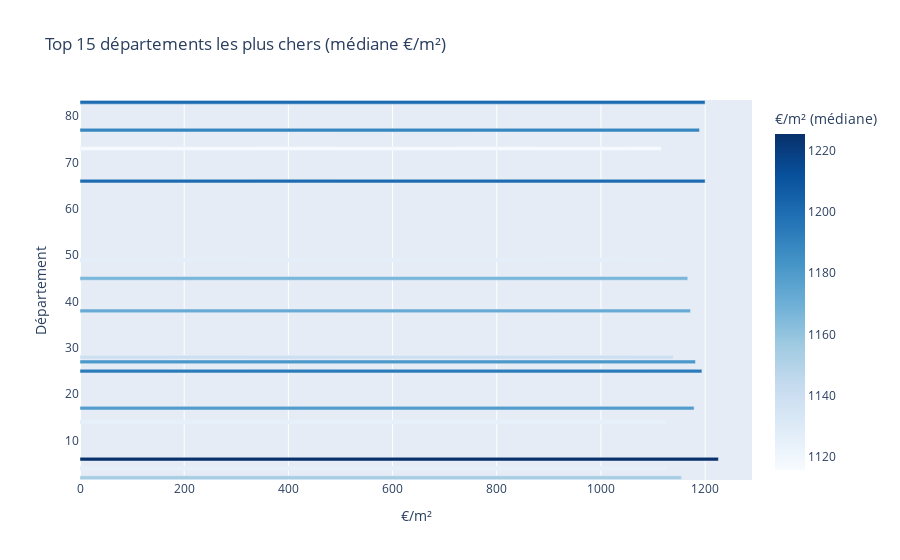
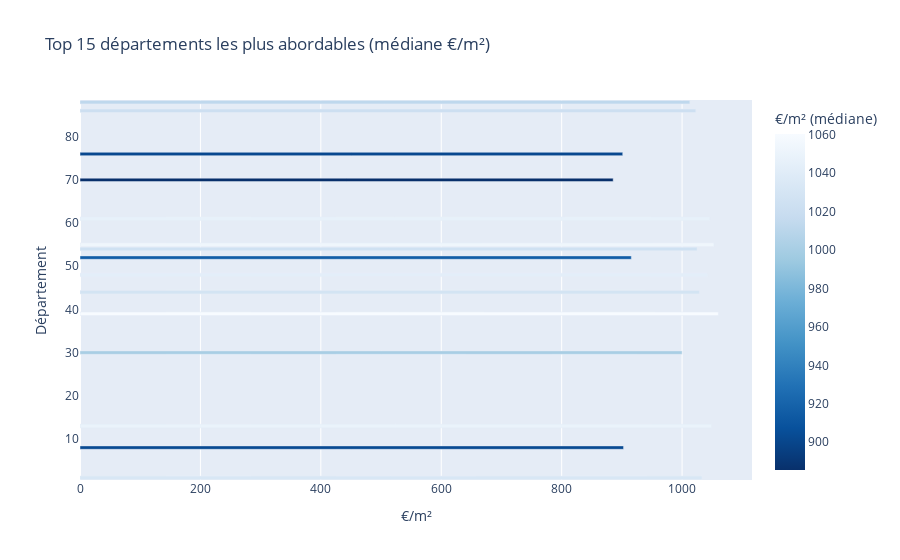

Source (notebook cell) for these figures, in order:
### Markdown cell above
### Prix moyen au m² par département

### Code cell
# Agrégations robustes
prix_dep = (
    dvf.groupby("Département")
       .agg(Prix_m2_median=("prix_m2", "median"),
            Prix_m2_mean=("prix_m2", "mean"),
            nb_ventes=("prix_m2", "size"))
       .sort_values("Prix_m2_median", ascending=False)
       .reset_index()
)
# Afficher aussi le Top 15 plus  chers 
fig = px.bar(
    prix_dep.head(15),
    x="Prix_m2_median",
    y="Département",
    orientation="h",
    color="Prix_m2_median",
    color_continuous_scale="Blues",
    title="Top 15 départements les plus chers (médiane €/m²)",
    labels={"Prix_m2_median":"€/m² (médiane)", "Département":"Département"}
)
fig.update_layout(xaxis_title="€/m²", yaxis_title="Département")
fig.update_traces(
    hovertemplate="<b>%{y}</b><br>€/m² médiane: %{x:.0f}<br>Ventes: %{customdata[0]}<extra></extra>",
    customdata=prix_dep.head(15)[["nb_ventes"]]
)
fig.show()

# Afficher aussi le Top 15 moins chers 
fig = px.bar(
    prix_dep.sort_values("Prix_m2_median", ascending=True).head(15),
    x="Prix_m2_median", y="Département", orientation="h",
    color="Prix_m2_median", color_continuous_scale="Blues_r",
    title="Top 15 départements les plus abordables (médiane €/m²)",
    labels={"Prix_m2_median":"€/m² (médiane)", "Département":"Département"}
)
fig.update_layout(xaxis_title="€/m²", yaxis_title="Département")
fig.show()

### Figure 1 — Plotly figure (JSON) as saved in the notebook; plotly's stock layout.template omitted (floating-point values rounded to 4 significant figures)
{"data": [{"customdata": [[116], [530], [87], [141], [440], [2128], [340], [838], [918], [60], [381], [773], [871], [1545], [453]], "hovertemplate": "<b>%{y}</b><br>€/m² médiane: %{x:.0f}<br>Ventes: %{customdata[0]}<extra></extra>", "legendgroup": "", "marker": {"color": [1225.0, 1200.0, 1200.0, 1194.0, 1189.0, 1181.0, 1179.0, 1172.0, 1167.0, 1155.0, 1139.0, 1127.0, 1125.0, 1125.0, 1116.0], "coloraxis": "coloraxis", "pattern": {"shape": ""}}, "name": "", "orientation": "h", "showlegend": false, "textposition": "auto", "type": "bar", "x": [1225.0, 1200.0, 1200.0, 1194.0, 1189.0, 1181.0, 1179.0, 1172.0, 1167.0, 1155.0, 1139.0, 1127.0, 1125.0, 1125.0, 1116.0], "xaxis": "x", "y": [6, 83, 66, 25, 77, 27, 17, 38, 45, 2, 28, 49, 4, 14, 73], "yaxis": "y"}], "layout": {"barmode": "relative", "coloraxis": {"colorbar": {"title": {"text": "€/m² (médiane)"}}, "colorscale": [[0, "rgb(247,251,255)"], [0.125, "rgb(222,235,247)"], [0.25, "rgb(198,219,239)"], [0.375, "rgb(158,202,225)"], [0.5, "rgb(107,174,214)"], [0.625, "rgb(66,146,198)"], [0.75, "rgb(33,113,181)"], [0.875, "rgb(8,81,156)"], [1, "rgb(8,48,107)"]]}, "legend": {"tracegroupgap": 0}, "title": {"text": "Top 15 départements les plus chers (médiane €/m²)"}, "xaxis": {"anchor": "y", "domain": [0, 1], "title": {"text": "€/m²"}}, "yaxis": {"anchor": "x", "domain": [0, 1], "title": {"text": "Département"}}}}

### Figure 2 — Plotly figure (JSON) as saved in the notebook; plotly's stock layout.template omitted (floating-point values rounded to 4 significant figures)
{"data": [{"hovertemplate": "€/m² (médiane)=%{marker.color}<br>Département=%{y}<extra></extra>", "legendgroup": "", "marker": {"color": [885.6, 901.4, 902.8, 915.7, 1000.0, 1013.0, 1023.0, 1025.0, 1029.0, 1033.0, 1043.0, 1046.0, 1049.0, 1053.0, 1060.0], "coloraxis": "coloraxis", "pattern": {"shape": ""}}, "name": "", "orientation": "h", "showlegend": false, "textposition": "auto", "type": "bar", "x": [885.6, 901.4, 902.8, 915.7, 1000.0, 1013.0, 1023.0, 1025.0, 1029.0, 1033.0, 1043.0, 1046.0, 1049.0, 1053.0, 1060.0], "xaxis": "x", "y": [70, 76, 8, 52, 30, 88, 86, 54, 44, 1, 48, 61, 13, 55, 39], "yaxis": "y"}], "layout": {"barmode": "relative", "coloraxis": {"colorbar": {"title": {"text": "€/m² (médiane)"}}, "colorscale": [[0, "rgb(8,48,107)"], [0.125, "rgb(8,81,156)"], [0.25, "rgb(33,113,181)"], [0.375, "rgb(66,146,198)"], [0.5, "rgb(107,174,214)"], [0.625, "rgb(158,202,225)"], [0.75, "rgb(198,219,239)"], [0.875, "rgb(222,235,247)"], [1, "rgb(247,251,255)"]]}, "legend": {"tracegroupgap": 0}, "title": {"text": "Top 15 départements les plus abordables (médiane €/m²)"}, "xaxis": {"anchor": "y", "domain": [0, 1], "title": {"text": "€/m²"}}, "yaxis": {"anchor": "x", "domain": [0, 1], "title": {"text": "Département"}}}}
